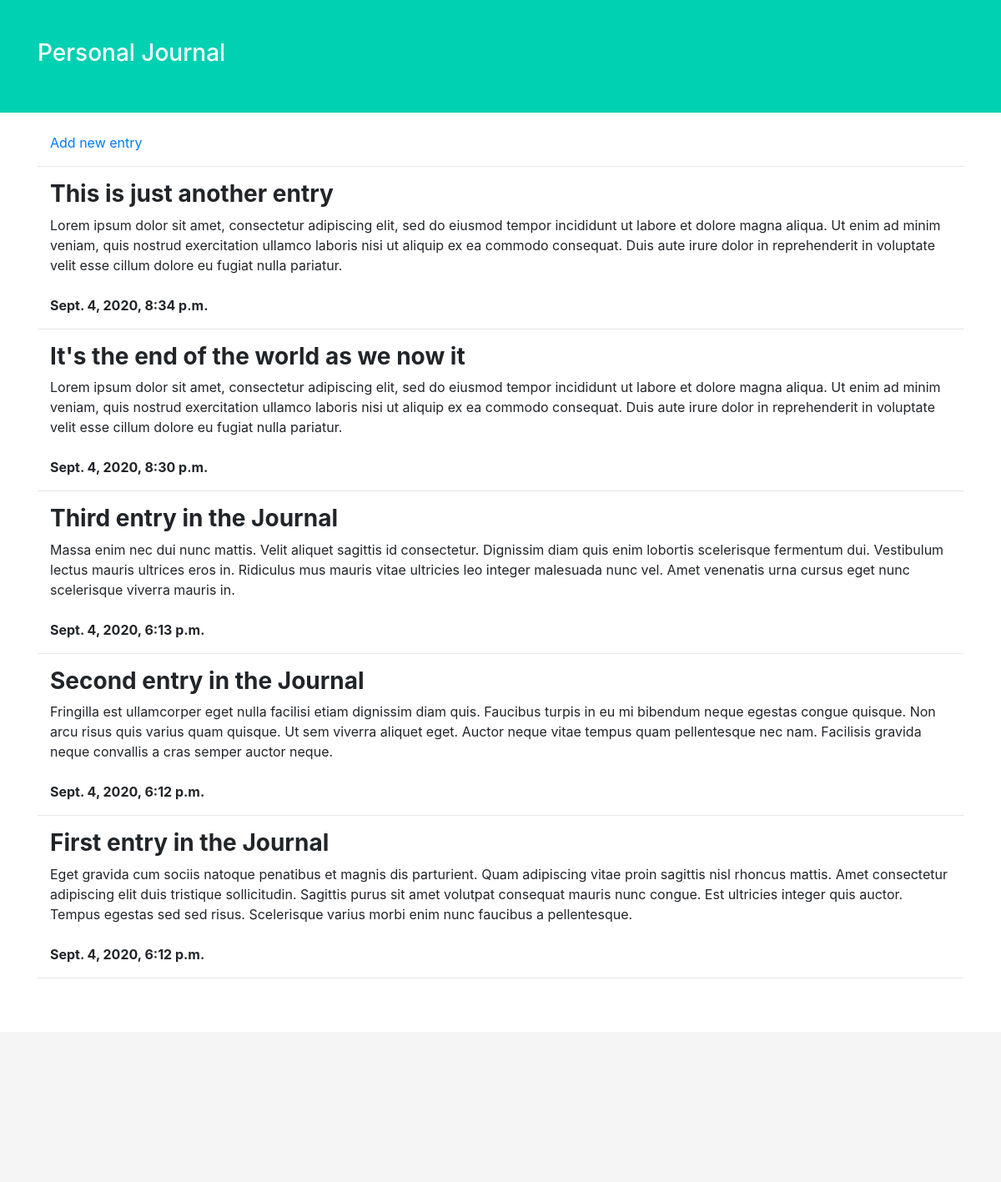
The page / on the database its author committed.
### entries/models.py (models this page shows, shortened)
class Entry(models.Model):
    title = models.CharField(max_length=50)
    text = models.TextField()
    date_posted = models.DateTimeField(auto_now_add=True)
    class Meta:
        verbose_name_plural = 'entries'

### entries/views.py (the view)
# urls.py: path('', views.index, name='home'),
def index(request):
    entries = Entry.objects.order_by('-date_posted')
    context = {'entries': entries}
    return render(request, 'entries/index.html', context)

### entries/templates/entries/index.html
{% extends 'entries/base.html' %}
{% block content %}
    <div class="container-fluid">
        <a href="{% url 'add' %}">Add new entry</a>
    </div>
    <hr/>
    {% for entry in entries %}
        <div class="container-fluid">
            <h3><strong>{{ entry.title }}</strong></h3>
            <p>
                {{ entry.text }}
                <br><br><strong>{{ entry.date_posted }}</strong>
            </p>
        </div>
        <hr/>
    {% endfor %}
{% endblock content %}

### entries/templates/entries/base.html (shortened to what this page needs)
<!doctype html>
<html lang="en">
  <head>
    <link rel="stylesheet" href="https://maxcdn.bootstrapcdn.com/bootstrap/4.0.0/css/bootstrap.min.css">
  </head>
  <body>
    <nav class="navbar navbar-dark" style="background-color: #00D1B2; height: 135px">
        <div class="container">
            <a class="navbar-brand" href="{% url 'home' %}"><h3>Personal Journal</h3></a>
        </div>
    </nav>
    <br>
    <div class="container">
        {% block content %}{% endblock content %}
    </div>
    <br>
    <br>
    <footer class="footer" style="height: 180px; background-color: #F5F5F5 ">
    </footer>
  </body>
</html>

### rows shown on the page
Entry: title "This is just another entry", text "Lorem ipsum dolor sit amet, consectetur adipiscing elit, sed do eiusmod tempor incididunt ut labore et dolore magna aliqua. Ut enim ad minim veniam, quis nostrud exercitation ullamco laboris nisi ut aliquip ex ea commodo consequat. Duis aute irure dolor in reprehenderit in voluptate velit esse cillum dolore eu fugiat nulla pariatur.", date_posted "Sept. 4, 2020, 8:34 p.m."
Entry: title "It's the end of the world as we now it", text "Lorem ipsum dolor sit amet, consectetur adipiscing elit, sed do eiusmod tempor incididunt ut labore et dolore magna aliqua. Ut enim ad minim veniam, quis nostrud exercitation ullamco laboris nisi ut aliquip ex ea commodo consequat. Duis aute irure dolor in reprehenderit in voluptate velit esse cillum dolore eu fugiat nulla pariatur.", date_posted "Sept. 4, 2020, 8:30 p.m."
Entry: title "Third entry in the Journal", text "Massa enim nec dui nunc mattis. Velit aliquet sagittis id consectetur. Dignissim diam quis enim lobortis scelerisque fermentum dui. Vestibulum lectus mauris ultrices eros in. Ridiculus mus mauris vitae ultricies leo integer malesuada nunc vel. Amet venenatis urna cursus eget nunc scelerisque viverra mauris in.", date_posted "Sept. 4, 2020, 6:13 p.m."
Entry: title "Second entry in the Journal", text "Fringilla est ullamcorper eget nulla facilisi etiam dignissim diam quis. Faucibus turpis in eu mi bibendum neque egestas congue quisque. Non arcu risus quis varius quam quisque. Ut sem viverra aliquet eget. Auctor neque vitae tempus quam pellentesque nec nam. Facilisis gravida neque convallis a cras semper auctor neque.", date_posted "Sept. 4, 2020, 6:12 p.m."
Entry: title "First entry in the Journal", text "Eget gravida cum sociis natoque penatibus et magnis dis parturient. Quam adipiscing vitae proin sagittis nisl rhoncus mattis. Amet consectetur adipiscing elit duis tristique sollicitudin. Sagittis purus sit amet volutpat consequat mauris nunc congue. Est ultricies integer quis auctor. Tempus egestas sed sed risus. Scelerisque varius morbi enim nunc faucibus a pellentesque.", date_posted "Sept. 4, 2020, 6:12 p.m."
